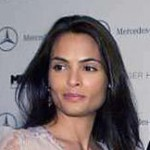
#> input picture gender_age/image.jpg, 150 x 150 px
$ python age_run.py
#> lines starting #> are read from the running program, lines starting #| are printed output that depends on the picture
#! /usr/bin/env python3

# Copyright(c) 2017 Intel Corporation.
# License: MIT See LICENSE file in root directory.

from mvnc import mvncapi as mvnc
import sys
import numpy
import cv2
import time
import csv
import os
import sys


def execute_graph(blob,img):
	mvnc.SetGlobalOption(mvnc.GlobalOption.LOG_LEVEL, 2)
	devices = mvnc.EnumerateDevices()
	if len(devices) == 0:
		print('No devices found')
		quit()
	device = mvnc.Device(devices[0])
	device.OpenDevice()
	opt = device.GetDeviceOption(mvnc.DeviceOption.OPTIMISATION_LIST)
	with open(blob, mode='rb') as f:
		blob = f.read()
	graph = device.AllocateGraph(blob)
	graph.SetGraphOption(mvnc.GraphOption.ITERATIONS, 1)
	iterations = graph.GetGraphOption(mvnc.GraphOption.ITERATIONS)
	graph.LoadTensor(img.astype(numpy.float16), 'user object')
	output, userobj = graph.GetResult()
	graph.DeallocateGraph()
	device.CloseDevice()
	return output,userobj

# open the network blob files
blob='agenet.graph'

# categories for age and gender
age_list=['0-2','4-6','8-12','15-20','25-32','38-43','48-53','60-100']
gender_list=['Male','Female']

# read in and pre-process the image:
#ilsvrc_mean = numpy.load('../../data/age_gender/age_gender_mean.npy').mean(1).mean(1) #loading the mean file
dim=(227,227)
os.system('wget -O image.jpg -N http://vis-www.cs.umass.edu/lfw/images/Talisa_Bratt/Talisa_Bratt_0001.jpg')
img = cv2.imread('./image.jpg')
#> img is the input picture: shape (150, 150, 3); mean B, G, R 119.7, 117.5, 128.9
img=cv2.resize(img,dim)
#> img: shape (227, 227, 3)
img = img.astype(numpy.float32)
img[:,:,0] = (img[:,:,0] - 127.0) #ilsvrc_mean[0])
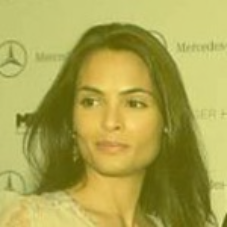
#> img: shape (227, 227, 3) float32; mean B, G, R -7.5, 117.3, 128.8; drawn with min black and max white
img[:,:,1] = (img[:,:,1] - 127.0) #ilsvrc_mean[1])
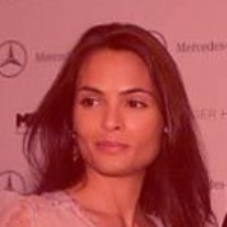
#> img: shape (227, 227, 3) float32; mean B, G, R -7.5, -9.7, 128.8; drawn with min black and max white
img[:,:,2] = (img[:,:,2] - 127.0) #ilsvrc_mean[2])
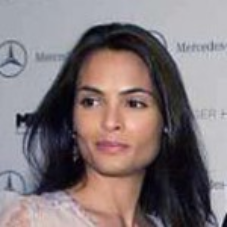
#> img: shape (227, 227, 3) float32; mean B, G, R -7.5, -9.7, 1.8; drawn with min black and max white

#execute the network with the input image on the NCS
output,userobj=execute_graph(blob,img)
#> (the run stopped early here; a loop or call above may not have finished)
